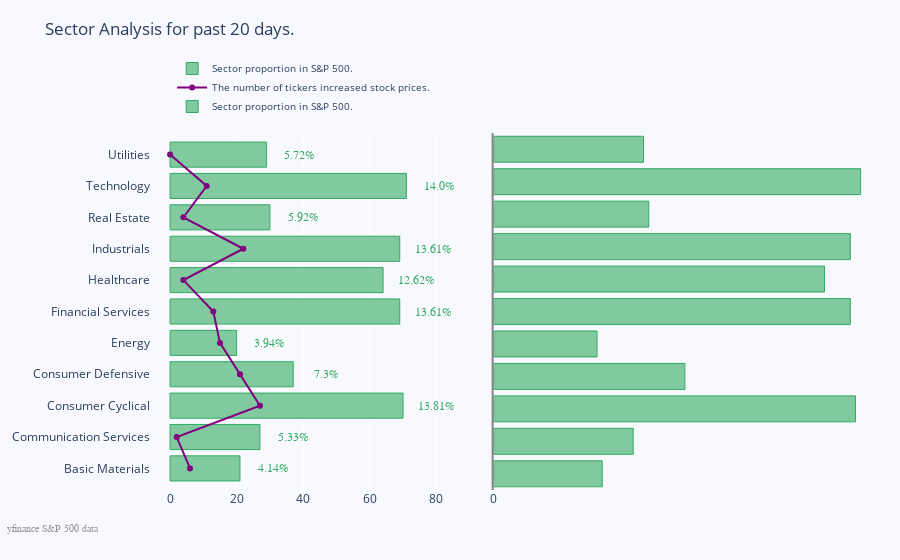

Write notebook code for a chart like this one.
### Code cell
# # Creating two subplots
# fig = make_subplots(rows=1, cols=2, specs=[[{}, {}]], shared_xaxes=True,
#                     shared_yaxes=False, vertical_spacing=0.001)

# fig.append_trace(go.Bar(
#     x=df_final_analysis.total,
#     y=df_final_analysis.sector,
#     marker=dict(
#         color='rgba(50, 171, 96, 0.6)',
#         line=dict(
#             color='rgba(50, 171, 96, 1.0)',
#             width=1),
#     ),
#     name=f'Sector proportion in S&P 500.',
#     orientation='h',
# ), 1, 1)

# fig.append_trace(go.Scatter(
#     x=df_final_analysis.diff_close_positive, 
#     y=df_final_analysis.sector,
#     mode='lines+markers',
#     line_color='rgb(128, 0, 128)',
#     name=f'The number of tickers increased stock prices.',
# ), 1, 1)

# fig.append_trace(go.Bar(
#     x=df_final_analysis.total,
#     y=df_final_analysis.sector,
#     marker=dict(
#         color='rgba(50, 171, 96, 0.6)',
#         line=dict(
#             color='rgba(50, 171, 96, 1.0)',
#             width=1),
#     ),
#     name=f'Sector proportion in S&P 500.',
#     orientation='h',
# ), 1, 2)

# fig.update_layout(
#     title=f'Sector Analysis for past {sector_period} days.',
#     yaxis=dict(
#         showgrid=False,
#         showline=False,
#         showticklabels=True,
#         domain=[0, 0.85],
#     ),
#     yaxis2=dict(
#         showgrid=False,
#         showline=True,
#         showticklabels=False,
#         linecolor='rgba(102, 102, 102, 0.8)',
#         linewidth=2,
#         domain=[0, 0.85],
#     ),
#     xaxis=dict(
#         zeroline=False,
#         showline=False,
#         showticklabels=True,
#         showgrid=True,
#         domain=[0, 0.42],
#     ),
#     xaxis2=dict(
#         zeroline=False,
#         showline=False,
#         showticklabels=True,
#         showgrid=True,
#         domain=[0.47, 1],
# #         side='top',
#         dtick=25000,
#     ),
#     legend=dict(x=0.029, y=1.038, font_size=10),
#     margin=dict(l=100, r=20, t=70, b=70),
#     paper_bgcolor='rgb(248, 248, 255)',
#     plot_bgcolor='rgb(248, 248, 255)',
# )
# annotations = []

# total_list = total_list
# total_prop = round(total_list/sum(total_list)*100, 2)
# sector_list = df_final_analysis.sector

# # Adding labels
# for totald, yd, xd in zip(total_list, total_prop, sector_list):
#     # labeling the bar 
#     annotations.append(dict(xref='x1', yref='y1',
#                             y=xd, x=totald + 10,
#                             text=str(yd) + '%',
#                             font=dict(family='Arial', size=12,
#                                       color='rgb(50, 171, 96)'),
#                             showarrow=False))

# # Source
# annotations.append(dict(xref='paper', yref='paper',
#                         x=-0.2, y=-0.109,
#                         text='yfinance S&P 500 data',
#                         font=dict(family='Arial', size=10, color='rgb(150,150,150)'),
#                         showarrow=False))

# fig.update_layout(annotations=annotations)
# fig.show()

### Figure 1 — Plotly figure (JSON) as saved in the notebook; plotly's stock layout.template omitted (floating-point values rounded to 4 significant figures)
{"data": [{"marker": {"color": "rgba(50, 171, 96, 0.6)", "line": {"color": "rgba(50, 171, 96, 1.0)", "width": 1}}, "name": "Sector proportion in S&P 500.", "orientation": "h", "type": "bar", "x": [21, 27, 70, 37, 20, 69, 64, 69, 30, 71, 29], "xaxis": "x", "y": ["Basic Materials", "Communication Services", "Consumer Cyclical", "Consumer Defensive", "Energy", "Financial Services", "Healthcare", "Industrials", "Real Estate", "Technology", "Utilities"], "yaxis": "y"}, {"line": {"color": "rgb(128, 0, 128)"}, "mode": "lines+markers", "name": "The number of tickers increased stock prices.", "type": "scatter", "x": [6, 2, 27, 21, 15, 13, 4, 22, 4, 11, 0], "xaxis": "x", "y": ["Basic Materials", "Communication Services", "Consumer Cyclical", "Consumer Defensive", "Energy", "Financial Services", "Healthcare", "Industrials", "Real Estate", "Technology", "Utilities"], "yaxis": "y"}, {"marker": {"color": "rgba(50, 171, 96, 0.6)", "line": {"color": "rgba(50, 171, 96, 1.0)", "width": 1}}, "name": "Sector proportion in S&P 500.", "orientation": "h", "type": "bar", "x": [21, 27, 70, 37, 20, 69, 64, 69, 30, 71, 29], "xaxis": "x2", "y": ["Basic Materials", "Communication Services", "Consumer Cyclical", "Consumer Defensive", "Energy", "Financial Services", "Healthcare", "Industrials", "Real Estate", "Technology", "Utilities"], "yaxis": "y2"}], "layout": {"annotations": [{"font": {"color": "rgb(50, 171, 96)", "family": "Arial", "size": 12}, "showarrow": false, "text": "4.14%", "x": 31, "xref": "x", "y": "Basic Materials", "yref": "y"}, {"font": {"color": "rgb(50, 171, 96)", "family": "Arial", "size": 12}, "showarrow": false, "text": "5.33%", "x": 37, "xref": "x", "y": "Communication Services", "yref": "y"}, {"font": {"color": "rgb(50, 171, 96)", "family": "Arial", "size": 12}, "showarrow": false, "text": "13.81%", "x": 80, "xref": "x", "y": "Consumer Cyclical", "yref": "y"}, {"font": {"color": "rgb(50, 171, 96)", "family": "Arial", "size": 12}, "showarrow": false, "text": "7.3%", "x": 47, "xref": "x", "y": "Consumer Defensive", "yref": "y"}, {"font": {"color": "rgb(50, 171, 96)", "family": "Arial", "size": 12}, "showarrow": false, "text": "3.94%", "x": 30, "xref": "x", "y": "Energy", "yref": "y"}, {"font": {"color": "rgb(50, 171, 96)", "family": "Arial", "size": 12}, "showarrow": false, "text": "13.61%", "x": 79, "xref": "x", "y": "Financial Services", "yref": "y"}, {"font": {"color": "rgb(50, 171, 96)", "family": "Arial", "size": 12}, "showarrow": false, "text": "12.62%", "x": 74, "xref": "x", "y": "Healthcare", "yref": "y"}, {"font": {"color": "rgb(50, 171, 96)", "family": "Arial", "size": 12}, "showarrow": false, "text": "13.61%", "x": 79, "xref": "x", "y": "Industrials", "yref": "y"}, {"font": {"color": "rgb(50, 171, 96)", "family": "Arial", "size": 12}, "showarrow": false, "text": "5.92%", "x": 40, "xref": "x", "y": "Real Estate", "yref": "y"}, {"font": {"color": "rgb(50, 171, 96)", "family": "Arial", "size": 12}, "showarrow": false, "text": "14.0%", "x": 81, "xref": "x", "y": "Technology", "yref": "y"}, {"font": {"color": "rgb(50, 171, 96)", "family": "Arial", "size": 12}, "showarrow": false, "text": "5.72%", "x": 39, "xref": "x", "y": "Utilities", "yref": "y"}, {"font": {"color": "rgb(150,150,150)", "family": "Arial", "size": 10}, "showarrow": false, "text": "yfinance S&P 500 data", "x": -0.2, "xref": "paper", "y": -0.109, "yref": "paper"}], "legend": {"font": {"size": 10}, "x": 0.029, "y": 1.038}, "margin": {"b": 70, "l": 100, "r": 20, "t": 70}, "paper_bgcolor": "rgb(248, 248, 255)", "plot_bgcolor": "rgb(248, 248, 255)", "title": {"text": "Sector Analysis for past 20 days."}, "xaxis": {"anchor": "y", "domain": [0, 0.42], "showgrid": true, "showline": false, "showticklabels": true, "zeroline": false}, "xaxis2": {"anchor": "y2", "domain": [0.47, 1], "dtick": 25000, "showgrid": true, "showline": false, "showticklabels": true, "zeroline": false}, "yaxis": {"anchor": "x", "domain": [0, 0.85], "showgrid": false, "showline": false, "showticklabels": true}, "yaxis2": {"anchor": "x2", "domain": [0, 0.85], "linecolor": "rgba(102, 102, 102, 0.8)", "linewidth": 2, "showgrid": false, "showline": true, "showticklabels": false}}}
